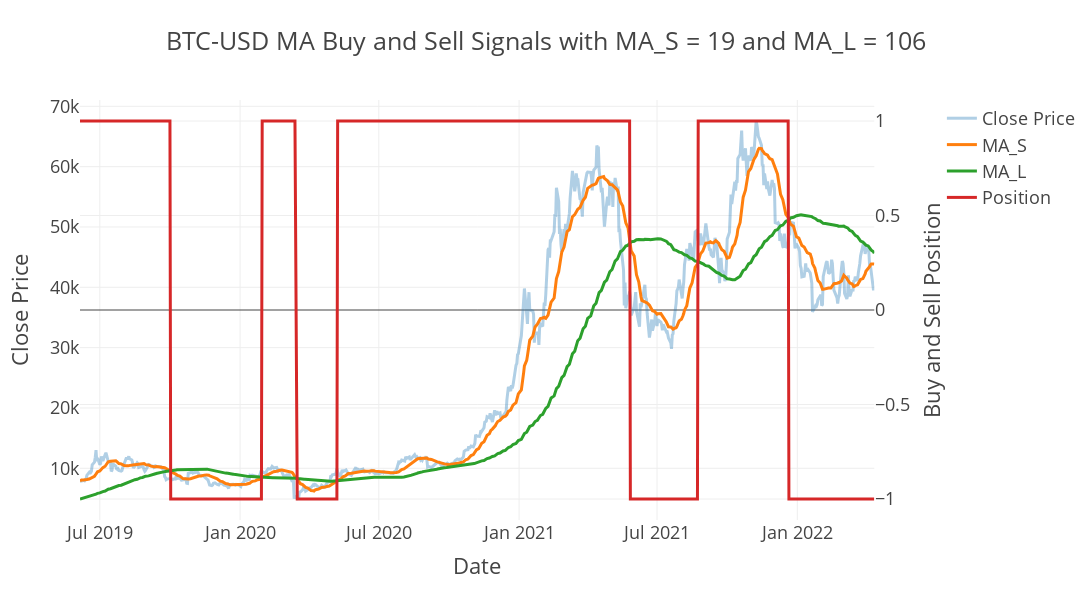

Source (notebook cell):
### Code cell
opti_tester.plot_buys_and_sells()

### Figure 1 — Plotly figure (JSON) as saved in the notebook; plotly's stock layout.template omitted (floating-point values rounded to 4 significant figures; data arrays with more than 128 entries replaced by an {"elided": "..."} marker saying what was removed)
{"data": [{"name": "Close Price", "opacity": 0.35, "type": "scatter", "x": {"elided": "721 str values"}, "xaxis": "x", "y": {"elided": "721 float values"}, "yaxis": "y"}, {"name": "MA_S", "type": "scatter", "x": {"elided": "721 str values"}, "xaxis": "x", "y": {"elided": "721 float values"}, "yaxis": "y"}, {"name": "MA_L", "type": "scatter", "x": {"elided": "721 str values"}, "xaxis": "x", "y": {"elided": "721 float values"}, "yaxis": "y"}, {"name": "Position", "type": "scatter", "x": {"elided": "721 str values"}, "xaxis": "x", "y": {"elided": "721 int values"}, "yaxis": "y2"}], "layout": {"height": 600, "title": {"text": "BTC-USD MA Buy and Sell Signals with MA_S = 19 and MA_L = 106"}, "width": 1400, "xaxis": {"anchor": "y", "domain": [0, 0.94], "title": {"text": "Date"}}, "yaxis": {"anchor": "x", "domain": [0, 1], "title": {"text": "Close Price"}}, "yaxis2": {"anchor": "x", "overlaying": "y", "side": "right", "title": {"text": "Buy and Sell Position"}}}}
